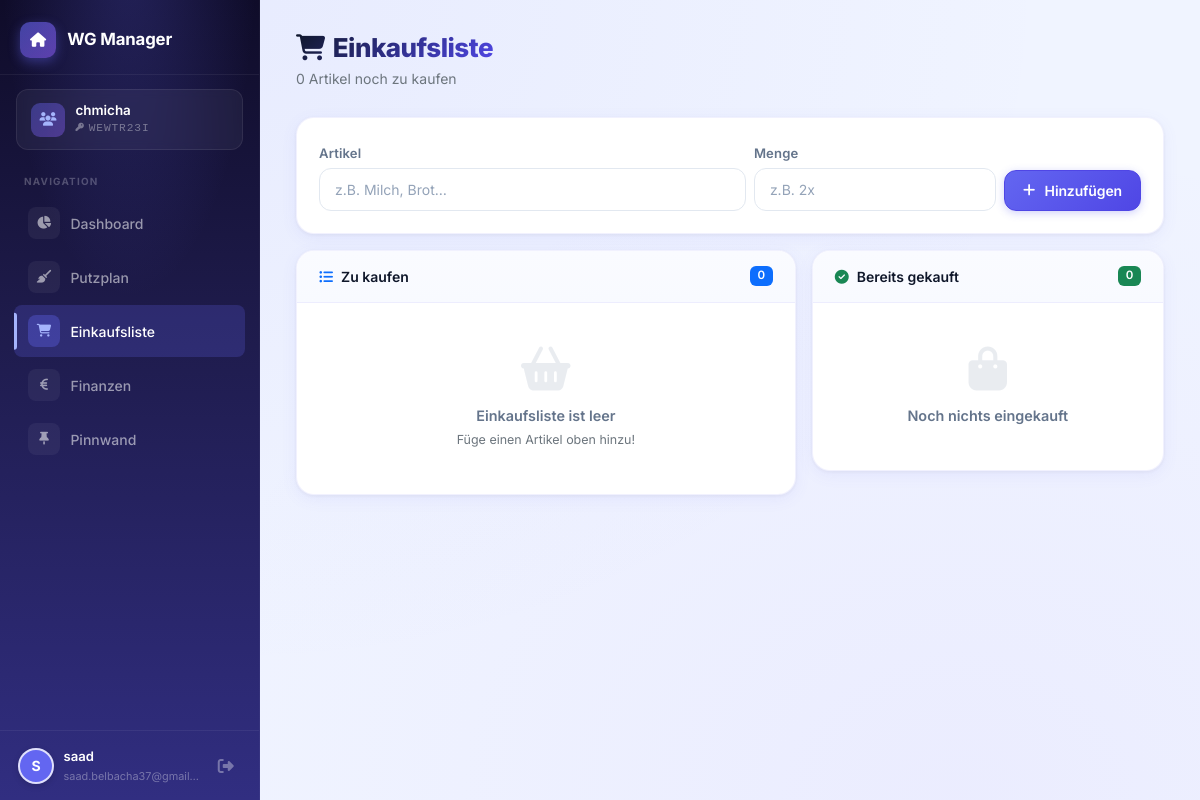
/shopping (signed in), run on the app's committed database.
### app.py (models this page shows, shortened)
class WG(db.Model):
    __tablename__ = 'wgs'
    id          = db.Column(db.Integer, primary_key=True)
    name        = db.Column(db.String(100), nullable=False)
    invite_code = db.Column(db.String(8),   unique=True, nullable=False)
    created_by  = db.Column(db.Integer, db.ForeignKey('users.id'), nullable=False)
    created_at  = db.Column(db.DateTime, default=datetime.utcnow)
    memberships    = db.relationship('WGMembership', backref='wg', lazy=True)
    tasks          = db.relationship('CleaningTask',  backref='wg', lazy=True)
    shopping_items = db.relationship('ShoppingItem',  backref='wg', lazy=True)
    expenses       = db.relationship('Expense',       backref='wg', lazy=True)
    feed_posts     = db.relationship('FeedPost',      backref='wg', lazy=True)

class User(UserMixin, db.Model):
    __tablename__ = 'users'
    id            = db.Column(db.Integer, primary_key=True)
    username      = db.Column(db.String(80),  unique=True, nullable=False)
    email         = db.Column(db.String(120), unique=True, nullable=False)
    password_hash = db.Column(db.String(256), nullable=False)
    avatar_color  = db.Column(db.String(7),   default='#6366f1')
    created_at    = db.Column(db.DateTime,    default=datetime.utcnow)
    def get_wg(self):
        m = WGMembership.query.filter_by(user_id=self.id).first()
        return db.session.get(WG, m.wg_id) if m else None

### app.py (the view)
@app.route('/shopping')
@login_required
def shopping():
    wg = current_user.get_wg()
    if not wg: return redirect(url_for('wg_setup'))
    pending = ShoppingItem.query.filter_by(wg_id=wg.id, completed=False).order_by(ShoppingItem.created_at).all()
    done    = ShoppingItem.query.filter_by(wg_id=wg.id, completed=True).order_by(ShoppingItem.created_at.desc()).limit(30).all()
    return render_template('shopping.html', wg=wg, pending=pending, done=done)

### app.py (called while the page is built)
@login_manager.user_loader
def load_user(uid):
    return db.session.get(User, int(uid))

### templates/shopping.html (shortened to what this page needs)
{% extends 'base.html' %}
{% block content %}
<div class="page-header d-flex align-items-start justify-content-between flex-wrap gap-2">
  <div>
    <h1><i class="fas fa-cart-shopping text-pink me-2"></i>Einkaufsliste</h1>
    <p class="text-secondary">{{ pending|length }} Artikel noch zu kaufen</p>
  </div>
</div>
<div class="card mb-3">
  <div class="card-body">
    <form id="quickAddForm" class="d-flex gap-2 flex-wrap align-items-end">
      <div class="flex-grow-1">
        <label class="form-label mb-1">Artikel</label>
        <input type="text" id="itemName" class="form-control" placeholder="z.B. Milch, Brot…" required/>
      </div>
      <div style="min-width:110px">
        <label class="form-label mb-1">Menge</label>
        <input type="text" id="itemQty" class="form-control" placeholder="z.B. 2x"/>
      </div>
      <button type="submit" class="btn btn-primary mb-0">
        <i class="fas fa-plus me-1"></i>Hinzufügen
      </button>
    </form>
  </div>
</div>
<div class="row g-3">
  <div class="col-lg-7">
    <div class="card">
      <div class="card-header d-flex align-items-center justify-content-between">
        <span><i class="fas fa-list-ul me-2 text-primary"></i>Zu kaufen</span>
        <span class="badge bg-primary" id="pendingCount">{{ pending|length }}</span>
      </div>
      <div class="card-body p-0" id="pendingList">
        {% for item in pending %}
        <div class="shop-row" id="shop-{{ item.id }}">
          <button class="shop-check-btn" onclick="toggleShop({{ item.id }}, this)">
            <i class="fas fa-check"></i>
          </button>
          <div class="shop-info">
            <div class="shop-name">{{ item.name }}</div>
            <div class="shop-meta">
              {% if item.quantity %}
              <span class="meta-chip"><i class="fas fa-hashtag fa-xs me-1"></i>{{ item.quantity }}</span>
              {% endif %}
              <span class="meta-chip">
                <span class="user-avatar xs me-1" style="background:{{ item.added_by_user.avatar_color }}">
                  {{ item.added_by_user.username[0].upper() }}
                </span>
                {{ item.added_by_user.username }}
              </span>
            </div>
          </div>
          <button class="icon-btn text-secondary hover-danger" onclick="deleteShop({{ item.id }}, this)" title="Löschen">
            <i class="fas fa-times fa-sm"></i>
          </button>
        </div>
        {% else %}
        <div class="empty-state" id="emptyPending">
          <i class="fas fa-basket-shopping"></i>
          <p>Einkaufsliste ist leer</p>
          <small class="text-secondary">Füge einen Artikel oben hinzu!</small>
        </div>
        {% endfor %}
      </div>
    </div>
  </div>
  <div class="col-lg-5">
    <div class="card">
      <div class="card-header d-flex align-items-center justify-content-between">
        <span><i class="fas fa-circle-check me-2 text-success"></i>Bereits gekauft</span>
        <span class="badge bg-success">{{ done|length }}</span>
      </div>
      <div class="card-body p-0" id="doneList">
        {% if done %}
          {% for item in done %}
          <div class="shop-row done" id="done-{{ item.id }}">
            <button class="shop-check-btn checked" onclick="toggleShop({{ item.id }}, this)">
              <i class="fas fa-check"></i>
            </button>
            <div class="shop-info">
              <div class="shop-name line-through text-secondary">{{ item.name }}</div>
              {% if item.quantity %}
              <div class="shop-meta"><span class="meta-chip">{{ item.quantity }}</span></div>
              {% endif %}
            </div>
          </div>
          {% endfor %}
        {% else %}
        <div class="empty-state">
          <i class="fas fa-bag-shopping"></i>
          <p>Noch nichts eingekauft</p>
        </div>
        {% endif %}
      </div>
    </div>
  </div>
</div>
{% endblock %}

### templates/base.html (shortened to what this page needs)
<!DOCTYPE html>
<html lang="de">
<head>
  <link rel="stylesheet" href="https://cdn.jsdelivr.net/npm/bootstrap@5.3.2/dist/css/bootstrap.min.css"/>
  <link rel="stylesheet" href="https://cdnjs.cloudflare.com/ajax/libs/font-awesome/6.5.0/css/all.min.css"/>
  <link rel="stylesheet" href="{{ url_for('static', filename='css/style.css') }}"/>
</head>
<body>
{% if current_user.is_authenticated %}
  {% set wg = current_user.get_wg() %}
  <div class="wrapper">
    <nav class="sidebar" id="sidebar">
      <div class="sidebar-header">
        <div class="sidebar-logo">
          <div class="logo-icon-sm"><i class="fas fa-home"></i></div>
          <span>WG Manager</span>
        </div>
      </div>
      {% if wg %}
      <div class="sidebar-wg-card">
        <div class="wg-icon"><i class="fas fa-users"></i></div>
        <div class="wg-info-text">
          <div class="wg-name-text">{{ wg.name }}</div>
          <div class="wg-code-text">{{ wg.invite_code }}</div>
        </div>
      </div>
      {% endif %}
      <div class="sidebar-section-label">Navigation</div>
      <ul class="sidebar-nav">
        <li>
          <a class="snav-link {% if request.endpoint == 'dashboard' %}active{% endif %}"
             href="{{ url_for('dashboard') }}">
            <span class="snav-icon"><i class="fas fa-chart-pie"></i></span>
            <span>Dashboard</span>
          </a>
        </li>
        {% if wg %}
        <li>
          <a class="snav-link {% if request.endpoint == 'tasks' %}active{% endif %}"
             href="{{ url_for('tasks') }}">
            <span class="snav-icon"><i class="fas fa-broom"></i></span>
            <span>Putzplan</span>
          </a>
        </li>
        <li>
          <a class="snav-link {% if request.endpoint == 'shopping' %}active{% endif %}"
             href="{{ url_for('shopping') }}">
            <span class="snav-icon"><i class="fas fa-cart-shopping"></i></span>
            <span>Einkaufsliste</span>
          </a>
        </li>
        <li>
          <a class="snav-link {% if request.endpoint == 'finance' %}active{% endif %}"
             href="{{ url_for('finance') }}">
            <span class="snav-icon"><i class="fas fa-euro-sign"></i></span>
            <span>Finanzen</span>
          </a>
        </li>
        <li>
          <a class="snav-link {% if request.endpoint == 'feed' %}active{% endif %}"
             href="{{ url_for('feed') }}">
            <span class="snav-icon"><i class="fas fa-thumbtack"></i></span>
            <span>Pinnwand</span>
          </a>
        </li>
        {% endif %}
      </ul>
      <div class="sidebar-footer">
        <div class="sf-user">
          <div class="user-avatar" style="background:{{ current_user.avatar_color }}">
            {{ current_user.username[0].upper() }}
          </div>
          <div class="sf-user-info">
            <div class="sf-username">{{ current_user.username }}</div>
            <div class="sf-email">{{ current_user.email }}</div>
          </div>
        </div>
        <a href="{{ url_for('logout') }}" class="logout-btn" title="Abmelden">
          <i class="fas fa-right-from-bracket"></i>
        </a>
      </div>
    </nav>
    <div class="main-content">
      {% block content %}{% endblock %}
    </div>
  </div>
{% endif %}
</body>
</html>

### data on the page
WG: name "chmicha", invite_code "WEWTR23I"
User: username "S", username "saad", email "saad.belbacha37@gmail…"

### other printed values
{{ pending|length }} "0"
{{ done|length }} "0"
